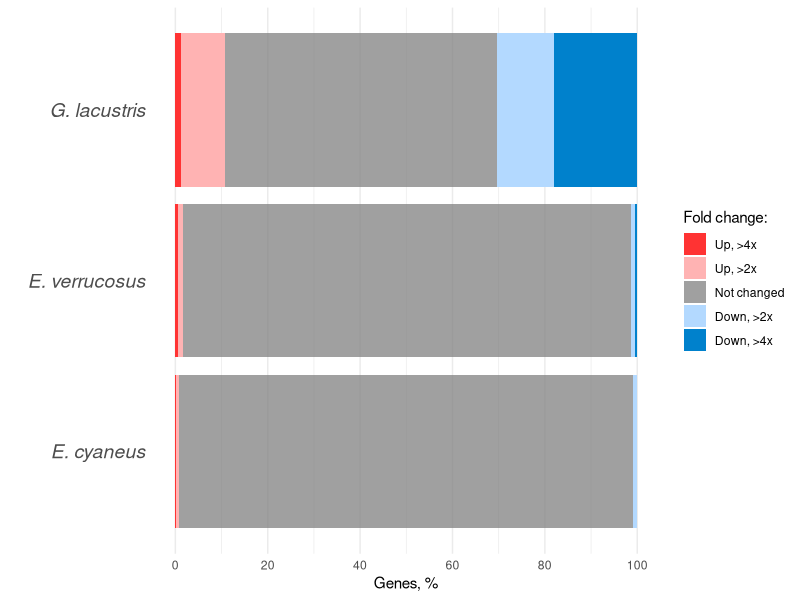
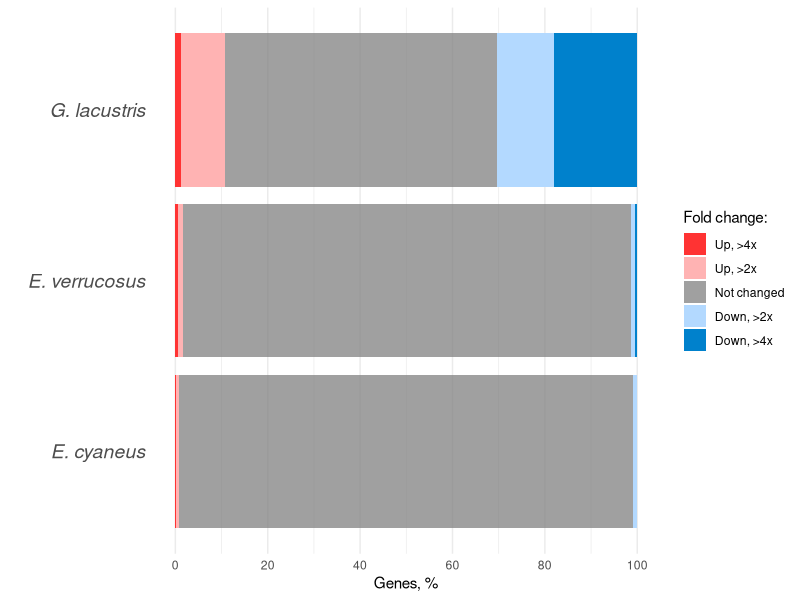

Recreate these plots in R, in order.
library(ggplot2)

overrepr <- data.frame(Species = rep(c("G. lacustris","E. cyaneus","E. verrucosus"), 
                                     each = 5),
                       Fold_change = rep(c("Up, >4x", "Up, >2x", "Not changed",
                                           "Down, >2x", "Down, >4x"), 3),
                       Percentage = c(1.19, 9.55, 100-9.55-1.19-17.93-12.5, 12.5, 17.93,
                                      0.2, 0.52, 100-0.52-0.2-0.77-0.089, 0.77, 0.089,
                                      0.66, 0.94, 100-0.66-0.94-0.83-0.48, 0.83, 0.48))
overrepr$Fold_change <- factor(overrepr$Fold_change, 
                              levels = c("Up, >4x", "Up, >2x", "Not changed",
                                          "Down, >2x", "Down, >4x"))

ggplot(overrepr, aes(Species, Percentage)) +
  geom_col(aes(fill = Fold_change, alpha = Fold_change),
           position = position_stack(reverse = TRUE)) +
  coord_flip() +
  xlab("") +
  scale_y_continuous("Genes, %", breaks=seq(0, 100, 20)) +
  scale_fill_manual("Fold change:",
    values = c("#ff3333", "#ffb3b3", "#808080", "#b3d9ff", "#0081cc")) +
#  values = c("#E64241", "#FF9999", "#354E6C", "#99CCFF", "#EAAC31")) +
  scale_alpha_manual("Fold change:", values=c(1, 1, 0.75, 1, 1)) +
  theme_minimal() +
  theme(panel.grid.major.y = element_blank(),
#        panel.grid.minor = element_blank(),
#        panel.background = element_blank(),
        axis.ticks = element_blank(),
        axis.text.y = element_text(face = "italic", size = 14))

ggsave('labeglo2/Transcriptomics/UpandDown_genes_all_species5.png', 
        scale = 0.8, height = 3, width = 9)
                                  